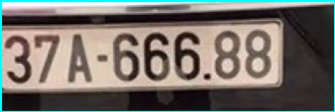
#> input picture DetectPlates/Resources/Scanned/NoPlate_0.jpg, 335 x 112 px, given in place of the camera
$ python virtual-paint.py
#> lines starting #> are read from the running program, lines starting #| are printed output that depends on the picture; after the words box and inside, x2 and y2 are one past the last pixel; in counts of white or black regions, pixels touching at a corner belong together
#> further down, img is the input picture: shape (112, 335, 3); mean B, G, R 105.3, 111.6, 116.4
import cv2
import numpy as np

cap = cv2.VideoCapture(0)
cap.set(3,640)
cap.set(4,480)
cap.set(10,200)

myColors = [[6,190,170,57,235,255],
            [5,107,0,19,255,255]]  # hue-saturation-value

myColorValues = [[0,255,255],[0,128,255]]

myPoints = []

def findColor(img, mycolors, myColorValues):
    imgHSV = cv2.cvtColor(img, cv2.COLOR_BGR2HSV)
#> imgHSV: shape (112, 335, 3); mean H, S, V 42.8, 64.4, 125.1
    count = 0
    newPoints = []
    for color in myColors:
        lower = np.array(color[0:3])
        upper = np.array(color[3:6])
        mask = cv2.inRange(imgHSV, lower, upper)
        x, y = getContours(mask)
        cv2.circle(imgResult, (x, y), 15, myColorValues[count], cv2.FILLED)
        if x!=0 and y!=0:
            newPoints.append([x, y, count])
        count +=1
#> this loop made 2 passes
#> (x, y) on passes 1 to 2: (0, 0), (0, 0)
#> pass 2, in findColor, `mask = cv2.inRange(imgHSV, lower, upper)`:
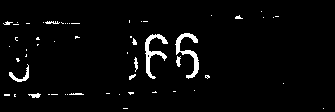
#> mask: shape (112, 335); 3.2% white; 56 white regions (45 under 20 px), largest, box (x1, y1, x2, y2) and area: (175, 33, 199, 79) 337, (145, 34, 168, 79) 330, (9, 64, 29, 82) 105
#> after the loop:
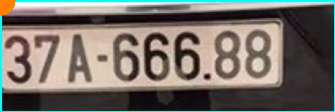
#> imgResult: shape (112, 335, 3); 0.51% of pixels changed, all inside (x1, y1, x2, y2) = (0, 0, 16, 16)
#> after the loop, count = 2; newPoints = []
        # cv2.imshow(str(color[0]), mask)
    return newPoints

def getContours(img):
    contours, hierachy = cv2.findContours(img, cv2.RETR_EXTERNAL, cv2.CHAIN_APPROX_NONE)
    x, y, w, h = 0,0,0,0
    for cnt in contours:
        area = cv2.contourArea(cnt)
        print(area)
        if area > 500:
            # cv2.drawContours(imgResult, cnt, -1, (255,0,0), 3)
            peri = cv2.arcLength(cnt, True)
            approx = cv2.approxPolyDP(cnt, 0.02*peri, True)
            x, y, w, h = cv2.boundingRect(approx)
    return x + w//2, y

def drawOnCanvas(myPoints, myColorValues):
    for point in myPoints:
        cv2.circle(imgResult, (point[0], point[1]), 10, myColorValues[point[2]], cv2.FILLED)

while True:
    success, img = cap.read()
    imgResult = img.copy()
    newPoints = findColor(img, myColors,myColorValues)
#> newPoints = []
    if len(newPoints)!=0:
        for newP in newPoints:
            myPoints.append(newP)
    if len(myPoints)!=0:
        drawOnCanvas(myPoints,myColorValues)

    cv2.imshow("Result", imgResult)
    if cv2.waitKey(1) and 0xFF == ord('q'):
#> (key q is pressed here)
        break
